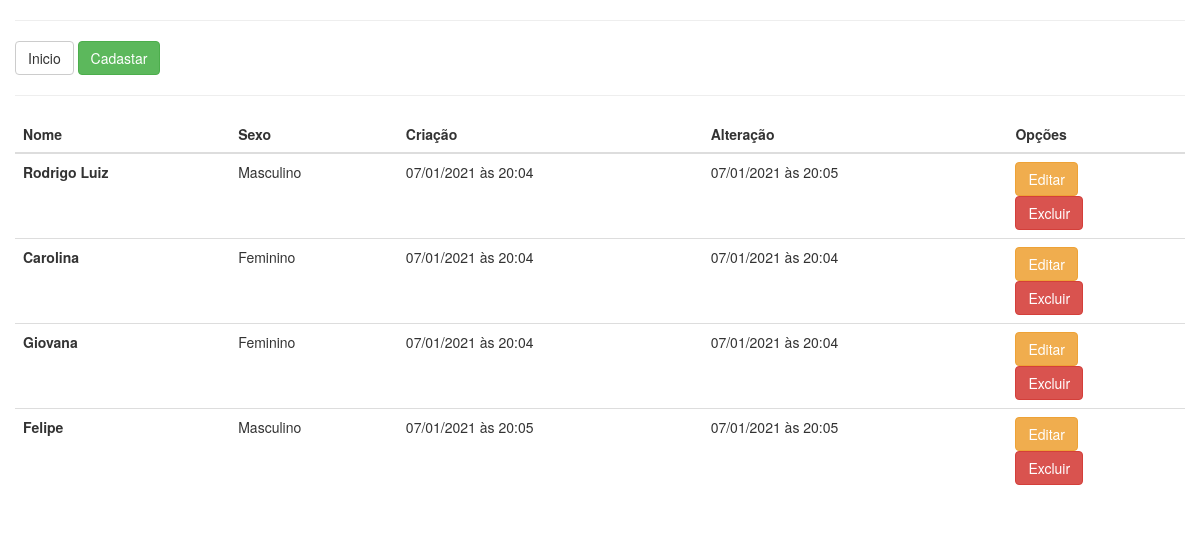
The page / on the database its author committed.
### tables this page shows
CREATE TABLE IF NOT EXISTS `pessoa` (
  `idpessoa` int(11) NOT NULL AUTO_INCREMENT,
  `nome` varchar(255) NOT NULL,
  `sexo` enum('Feminino','Masculino') NOT NULL,
  `criadoem` timestamp NOT NULL DEFAULT current_timestamp(),
  `alteradoem` timestamp NOT NULL DEFAULT current_timestamp() ON UPDATE current_timestamp(),
  PRIMARY KEY (`idpessoa`)
);

### index.php (called while the page is built)
<?php
require_once 'view/index.php';

### model/banco.php (called while the page is built, shortened)
<?php
class Banco{
    protected $mysqli;
    private function conexao(){
        $this->mysqli = new mysqli(BD_SERVIDOR, BD_USUARIO , BD_SENHA, BD_BANCO);
    }
    public function getPessoas(){
        $result = $this->mysqli->query("SELECT * FROM pessoa");
        while($row = $result->fetch_array(MYSQLI_ASSOC)){
            $array[] = $row;
        }
        if (isset($array)) {
            return $array;
        }else{
            return false;
        }
    }
}
?>

### controller/ControllerListarPessoa.php (the view)
<?php
class listarPessoas{
    private $lista;
    public function __construct(){
        $this->lista = new Banco();
        $this->criarTabela();
    }
    private function criarTabela(){
        $row = $this->lista->getPessoas();
        if ($row)
        foreach ($row as $value){
            $html  = "<tr>";
            $html .= "<th>".$value['nome'] ."</th>";
            $html .= "<td>".$value['sexo'] ."</td>";
            $html .= "<td>".date('d/m/Y à\s H:i', strtotime($value['criadoem']))."</td>";
            $html .= "<td>".date('d/m/Y à\s H:i', strtotime($value['alteradoem']))."</td>";
            $html .= "<td><a class='btn btn-warning' href='cb.php?editarId=".$value['idpessoa']."'>Editar</a><form class='form-ajax' action='controller/ControllerDeletarPessoa.php'>
            <input type='hidden' name='deleteIdPessoa' value='".$value['idpessoa']."'><button class='btn btn-danger'>Excluir</button></form></td>";
            $html .= "</tr>";
            echo $html;
        }
    }
}

### view/header.php (shortened to what this page needs)
<!DOCTYPE html>
<html lang="pt-br">
    <head>
        <link href="assets/css/bootstrap.min.css" type="text/css" rel="stylesheet">
    </head>
<body>
    <div class="container-fluid">
    	<hr>
    		<a href="index.php" class="btn btn-default">Inicio</a>
    		<a href="cb.php" class="btn btn-success">Cadastar</a>
    	<hr>

### view/index.php
<?php include("view/header.php"); ?>
<table class="table">
    <thead>
        <tr>
            <th>Nome</th>
            <th>Sexo</th>
            <th>Criação</th>
            <th>Alteração</th>
            <th>Opções</th>
        </tr>
    </thead>
    <tbody>
        <?php new listarPessoas();  ?>
    </tbody>
</table>
<?php include("view/footer.php"); ?>

### view/footer.php (shortened to what this page needs)
    </div>
</body>
</html>

### rows shown on the page
pessoa: nome "Rodrigo Luiz", sexo "Masculino", criadoem "07/01/2021 às 20:04", alteradoem "07/01/2021 às 20:05"
pessoa: nome "Carolina", sexo "Feminino", criadoem "07/01/2021 às 20:04", alteradoem "07/01/2021 às 20:04"
pessoa: nome "Giovana", sexo "Feminino", criadoem "07/01/2021 às 20:04", alteradoem "07/01/2021 às 20:04"
pessoa: nome "Felipe", sexo "Masculino", criadoem "07/01/2021 às 20:05", alteradoem "07/01/2021 às 20:05"
